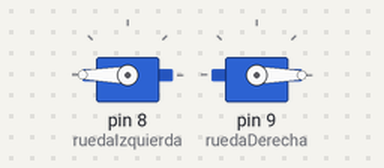
The sketch below on a simulated Arduino Uno, built with avr-gcc and run on an emulated ATmega328P. On the bench: 2 × servo.

Above: at 0.05 s.
At 3.5 s:
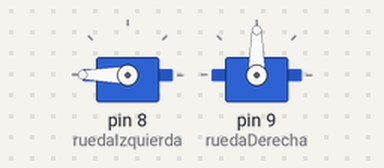
At 5.25 s:
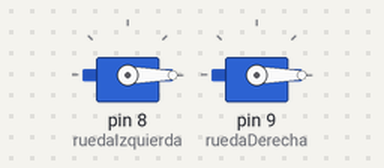
At 7.0 s:
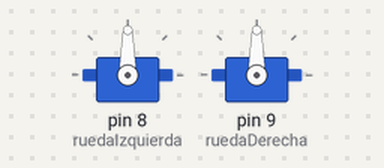
Timing chart, 0 to 9.1 s (numbered marks = the images above):
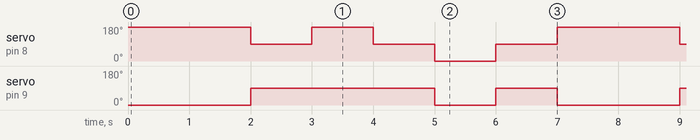

The sketch:

giro.ino
```cpp
#include <Servo.h>

Servo ruedaIzquierda;
Servo ruedaDerecha;

void setup() {
  ruedaIzquierda.attach(8);
  ruedaDerecha.attach(9);
}

void loop() {
  // Adelante 2 segundos
  ruedaIzquierda.write(180);
  ruedaDerecha.write(0);
  delay(2000);

  // Parar 1 segundo
  ruedaIzquierda.write(90);
  ruedaDerecha.write(90);
  delay(1000);

  // Girar derecha 1 segundo
  ruedaIzquierda.write(180);
  ruedaDerecha.write(90);
  delay(1000);

  // Parar 1 segundo
  ruedaIzquierda.write(90);
  ruedaDerecha.write(90);
  delay(1000);

  // Girar izquierda 1 segundo
  ruedaIzquierda.write(0);
  ruedaDerecha.write(0);
  delay(1000);

  // Parar 1 segundo
  ruedaIzquierda.write(90);
  ruedaDerecha.write(90);
  delay(1000);

}
```

Measured:
- by itself, servo on pin 8 (ruedaIzquierda): repeats every 7.0 s: 180° 1.0 s, 90° 1.0 s, 0° 1.0 s, 90° 1.0 s, 180° 2.0 s, 90° 1.0 s
- by itself, servo on pin 9 (ruedaDerecha): repeats every 7.0 s: 0° 1.0 s, 90° 1.0 s, 0° 2.0 s, 90° 3.0 s
